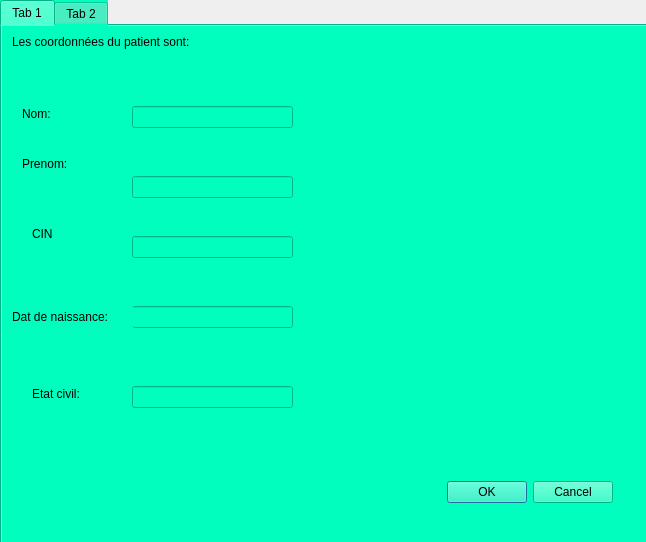
<?xml version="1.0" encoding="UTF-8"?>
<ui version="4.0">
 <class>secondwindow</class>
 <widget class="QDialog" name="secondwindow">
  <property name="geometry">
   <rect>
    <x>0</x>
    <y>0</y>
    <width>646</width>
    <height>542</height>
   </rect>
  </property>
  <property name="windowTitle">
   <string>affichage_client</string>
  </property>
  <widget class="QTabWidget" name="tabWidget">
   <property name="geometry">
    <rect>
     <x>0</x>
     <y>0</y>
     <width>681</width>
     <height>561</height>
    </rect>
   </property>
   <property name="styleSheet">
    <string notr="true">background-color: rgb(0, 255, 191);</string>
   </property>
   <property name="currentIndex">
    <number>0</number>
   </property>
   <widget class="QWidget" name="Affichage">
    <attribute name="title">
     <string>Tab 1</string>
    </attribute>
    <widget class="QLabel" name="label">
     <property name="geometry">
      <rect>
       <x>10</x>
       <y>0</y>
       <width>231</width>
       <height>31</height>
      </rect>
     </property>
     <property name="text">
      <string>Les coordonnées du patient sont:</string>
     </property>
    </widget>
    <widget class="QLineEdit" name="line_edit_nom2">
     <property name="geometry">
      <rect>
       <x>130</x>
       <y>80</y>
       <width>161</width>
       <height>22</height>
      </rect>
     </property>
     <property name="readOnly">
      <bool>true</bool>
     </property>
    </widget>
    <widget class="QLabel" name="label_2">
     <property name="geometry">
      <rect>
       <x>20</x>
       <y>80</y>
       <width>55</width>
       <height>16</height>
      </rect>
     </property>
     <property name="text">
      <string>Nom:</string>
     </property>
    </widget>
    <widget class="QLineEdit" name="line_edit_prenom2">
     <property name="geometry">
      <rect>
       <x>130</x>
       <y>150</y>
       <width>161</width>
       <height>22</height>
      </rect>
     </property>
     <property name="readOnly">
      <bool>true</bool>
     </property>
    </widget>
    <widget class="QLabel" name="label_3">
     <property name="geometry">
      <rect>
       <x>20</x>
       <y>130</y>
       <width>55</width>
       <height>16</height>
      </rect>
     </property>
     <property name="text">
      <string>Prenom:</string>
     </property>
    </widget>
    <widget class="QLineEdit" name="line_edit_cin2">
     <property name="geometry">
      <rect>
       <x>130</x>
       <y>210</y>
       <width>161</width>
       <height>22</height>
      </rect>
     </property>
     <property name="readOnly">
      <bool>true</bool>
     </property>
    </widget>
    <widget class="QLabel" name="label_4">
     <property name="geometry">
      <rect>
       <x>30</x>
       <y>200</y>
       <width>55</width>
       <height>16</height>
      </rect>
     </property>
     <property name="text">
      <string>CIN</string>
     </property>
    </widget>
    <widget class="QLineEdit" name="line_edit_dn2">
     <property name="geometry">
      <rect>
       <x>130</x>
       <y>280</y>
       <width>161</width>
       <height>22</height>
      </rect>
     </property>
     <property name="readOnly">
      <bool>true</bool>
     </property>
    </widget>
    <widget class="QLabel" name="label_6">
     <property name="geometry">
      <rect>
       <x>10</x>
       <y>280</y>
       <width>121</width>
       <height>21</height>
      </rect>
     </property>
     <property name="text">
      <string>Dat de naissance:</string>
     </property>
    </widget>
    <widget class="QLineEdit" name="line_edit_civ2">
     <property name="geometry">
      <rect>
       <x>130</x>
       <y>360</y>
       <width>161</width>
       <height>22</height>
      </rect>
     </property>
     <property name="readOnly">
      <bool>true</bool>
     </property>
    </widget>
    <widget class="QLabel" name="label_5">
     <property name="geometry">
      <rect>
       <x>30</x>
       <y>360</y>
       <width>55</width>
       <height>16</height>
      </rect>
     </property>
     <property name="text">
      <string>Etat civil:</string>
     </property>
    </widget>
    <widget class="QDialogButtonBox" name="buttonBox">
     <property name="geometry">
      <rect>
       <x>270</x>
       <y>450</y>
       <width>341</width>
       <height>32</height>
      </rect>
     </property>
     <property name="orientation">
      <enum>Qt::Horizontal</enum>
     </property>
     <property name="standardButtons">
      <set>QDialogButtonBox::Cancel|QDialogButtonBox::Ok</set>
     </property>
    </widget>
   </widget>
   <widget class="QWidget" name="tab_2">
    <attribute name="title">
     <string>Tab 2</string>
    </attribute>
    <widget class="QLineEdit" name="lineEdit">
     <property name="geometry">
      <rect>
       <x>390</x>
       <y>70</y>
       <width>251</width>
       <height>21</height>
      </rect>
     </property>
    </widget>
    <widget class="QLabel" name="label_7">
     <property name="geometry">
      <rect>
       <x>0</x>
       <y>70</y>
       <width>391</width>
       <height>16</height>
      </rect>
     </property>
     <property name="text">
      <string>Chercher un patient par son nom et prenom ou date de naissance:</string>
     </property>
    </widget>
    <widget class="QPushButton" name="pushButton">
     <property name="geometry">
      <rect>
       <x>300</x>
       <y>120</y>
       <width>93</width>
       <height>28</height>
      </rect>
     </property>
     <property name="text">
      <string>Chercher</string>
     </property>
    </widget>
    <widget class="QPushButton" name="pushButton_2">
     <property name="geometry">
      <rect>
       <x>480</x>
       <y>120</y>
       <width>93</width>
       <height>28</height>
      </rect>
     </property>
     <property name="text">
      <string>Annuler</string>
     </property>
    </widget>
    <widget class="QListWidget" name="listWidget">
     <property name="geometry">
      <rect>
       <x>30</x>
       <y>180</y>
       <width>301</width>
       <height>331</height>
      </rect>
     </property>
    </widget>
    <widget class="QPushButton" name="pushButton_3">
     <property name="geometry">
      <rect>
       <x>460</x>
       <y>240</y>
       <width>121</width>
       <height>28</height>
      </rect>
     </property>
     <property name="text">
      <string>Ajouter un patient</string>
     </property>
    </widget>
    <widget class="QPushButton" name="pushButton_4">
     <property name="geometry">
      <rect>
       <x>480</x>
       <y>340</y>
       <width>93</width>
       <height>28</height>
      </rect>
     </property>
     <property name="text">
      <string>Modifier </string>
     </property>
    </widget>
    <widget class="QPushButton" name="pushButton_5">
     <property name="geometry">
      <rect>
       <x>480</x>
       <y>420</y>
       <width>93</width>
       <height>28</height>
      </rect>
     </property>
     <property name="text">
      <string>Supprimer</string>
     </property>
    </widget>
   </widget>
  </widget>
 </widget>
 <resources/>
 <connections>
  <connection>
   <sender>buttonBox</sender>
   <signal>accepted()</signal>
   <receiver>secondwindow</receiver>
   <slot>accept()</slot>
   <hints>
    <hint type="sourcelabel">
     <x>248</x>
     <y>254</y>
    </hint>
    <hint type="destinationlabel">
     <x>157</x>
     <y>274</y>
    </hint>
   </hints>
  </connection>
  <connection>
   <sender>buttonBox</sender>
   <signal>rejected()</signal>
   <receiver>secondwindow</receiver>
   <slot>reject()</slot>
   <hints>
    <hint type="sourcelabel">
     <x>316</x>
     <y>260</y>
    </hint>
    <hint type="destinationlabel">
     <x>286</x>
     <y>274</y>
    </hint>
   </hints>
  </connection>
 </connections>
</ui>
